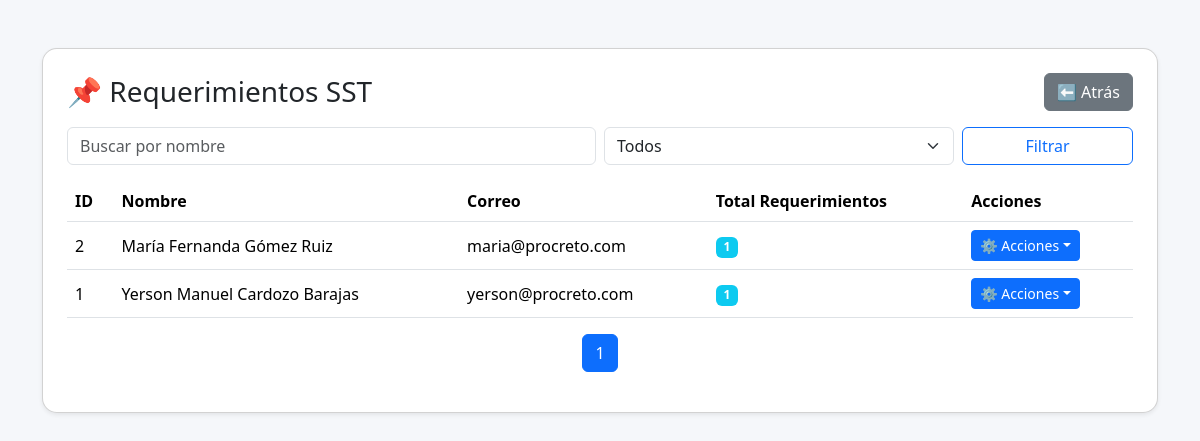
Page /app/screens/dashboard/sst/requerimientos/index.php on the committed database.
### tables this page shows
CREATE TABLE `usuario` (
  `id_usuario` int(11) NOT NULL,
  `tipo_documento_usuario` varchar(10) DEFAULT NULL,
  `numero_documento_usuario` varchar(20) DEFAULT NULL,
  `nombres_usuario` varchar(100) DEFAULT NULL,
  `primer_apellido_usuario` varchar(50) DEFAULT NULL,
  `segundo_apellido_usuario` varchar(50) DEFAULT NULL,
  `fecha_nacimiento_usuario` date DEFAULT NULL,
  `genero_usuario` enum('Masculino','Femenino','Otro') DEFAULT NULL,
  `telefono_usuario` varchar(20) DEFAULT NULL,
  `correo_usuario` varchar(100) DEFAULT NULL,
  `direccion_usuario` varchar(150) DEFAULT NULL,
  `ciudad_usuario` varchar(100) DEFAULT NULL,
  `estado_civil_usuario` varchar(50) DEFAULT NULL,
  `id_estado_usuario` int(11) DEFAULT NULL,
  `id_cargo` int(11) DEFAULT NULL,
  `id_area` int(11) DEFAULT NULL,
  `id_rol` int(11) DEFAULT NULL,
  `tipo_contrato_usuario` varchar(100) DEFAULT NULL,
  `fecha_ingreso_usuario` date DEFAULT NULL,
  `fecha_retiro_usuario` date DEFAULT NULL,
  `id_turno` int(11) DEFAULT NULL,
  `foto_usuario` varchar(255) DEFAULT NULL,
  `pensiones_usuario` varchar(100) DEFAULT NULL,
  `eps_usuario` varchar(100) DEFAULT NULL,
  `arl_usuario` varchar(100) DEFAULT NULL,
  `profesion_usuario` varchar(100) DEFAULT NULL,
  `nivel_estudio_usuario` varchar(100) DEFAULT NULL,
  `observaciones_usuario` text DEFAULT NULL
);

### app/screens/dashboard/sst/requerimientos/index.php (the view, shortened to what this page needs)
<?php
include_once __DIR__ . "/../../../../../config/conexion.php";
$busqueda = isset($_GET['busqueda']) ? trim($_GET['busqueda']) : "";
$filtro_req = isset($_GET['filtro_req']) ? $_GET['filtro_req'] : "";
$por_pagina = 20;
$pagina = isset($_GET['pagina']) && is_numeric($_GET['pagina']) ? intval($_GET['pagina']) : 1;
$inicio = ($pagina - 1) * $por_pagina;
$where = "WHERE 1 ";
$sql = "
SELECT u.id_usuario,
       CONCAT(u.nombres_usuario,' ',u.primer_apellido_usuario,' ',u.segundo_apellido_usuario) AS nombre_completo,
       u.correo_usuario,
       COUNT(rq.id_requerimiento) AS total_requerimientos
FROM usuario u
LEFT JOIN requerimiento rq ON rq.id_receptor_usuario = u.id_usuario
$where
GROUP BY u.id_usuario
ORDER BY u.id_usuario DESC
LIMIT $inicio, $por_pagina
";
$result = $conn->query($sql);
$total_sql = "SELECT COUNT(*) AS total FROM usuario u $where";
$total_result = $conn->query($total_sql);
$total = $total_result ? $total_result->fetch_assoc()['total'] : 0;
$total_paginas = ceil($total / $por_pagina);
?>
<!DOCTYPE html>
<html lang="es">
<head>
  <link href="https://cdn.jsdelivr.net/npm/bootstrap@5.3.2/dist/css/bootstrap.min.css" rel="stylesheet">
</head>
<body>
  <div class="container mt-5">
    <div class="card p-4 shadow-sm">
      <div class="d-flex justify-content-between align-items-center mb-3">
        <h3 class="mb-0">📌 Requerimientos SST</h3>
        <a href="./../index.php" class="btn btn-secondary">⬅️ Atrás</a>
      </div>
      <form method="GET" class="mb-3">
        <div class="row g-2">
          <div class="col-md-6">
            <input type="text" name="busqueda" class="form-control" placeholder="Buscar por nombre" value="<?= htmlspecialchars($busqueda) ?>">
          </div>
          <div class="col-md-4">
            <select name="filtro_req" class="form-select">
              <option value="">Todos</option>
            </select>
          </div>
          <div class="col-md-2">
            <button type="submit" class="btn btn-outline-primary w-100">Filtrar</button>
          </div>
        </div>
      </form>
      <div class="table-responsive">
        <table class="table table-hover align-middle">
          <thead>
            <tr>
              <th>ID</th>
              <th>Nombre</th>
              <th>Correo</th>
              <th>Total Requerimientos</th>
              <th>Acciones</th>
            </tr>
          </thead>
          <tbody>
            <?php if ($result->num_rows > 0): ?>
              <?php while ($u = $result->fetch_assoc()): ?>
                <tr>
                  <td><?= htmlspecialchars($u['id_usuario']) ?></td>
                  <td><?= htmlspecialchars($u['nombre_completo']) ?></td>
                  <td><?= htmlspecialchars($u['correo_usuario']) ?></td>
                  <td>
                    <span class="badge bg-info"><?= $u['total_requerimientos'] ?></span>
                  </td>
                  <td>
                    <div class="dropdown">
                      <button class="btn btn-primary btn-sm dropdown-toggle" type="button" data-bs-toggle="dropdown">⚙️ Acciones</button>
                    </div>
                  </td>
                </tr>
              <?php endwhile; ?>
            <?php else: ?>
              <tr>
                <td colspan="5" class="text-center text-muted">No se encontraron usuarios</td>
              </tr>
            <?php endif; ?>
          </tbody>
        </table>
      </div>
      <nav>
        <ul class="pagination justify-content-center">
          <?php for ($i = 1; $i <= $total_paginas; $i++): ?>
            <li class="page-item <?= $i == $pagina ? 'active' : '' ?>">
              <a class="page-link" href="?pagina=<?= $i ?>&busqueda=<?= urlencode($busqueda) ?>&filtro_req=<?= $filtro_req ?>"><?= $i ?></a>
            </li>
          <?php endfor; ?>
        </ul>
      </nav>
    </div>
  </div>
</body>
</html>

### app/screens/dashboard/sst/requerimientos/index.php (style rules this page uses)
body { background-color: #f5f7fa; font-family: 'Segoe UI', sans-serif; }
.card { border-radius: 15px; box-shadow: 0 2px 10px rgba(0, 0, 0, 0.1); }
th { background: #007bff; color: white; }

### rows in the picture
usuario: id_usuario "2", nombre_completo "María Fernanda Gómez Ruiz", correo_usuario "maria@procreto.com", total_requerimientos "1"
usuario: id_usuario "1", nombre_completo "Yerson Manuel Cardozo Barajas", correo_usuario "yerson@procreto.com", total_requerimientos "1"
